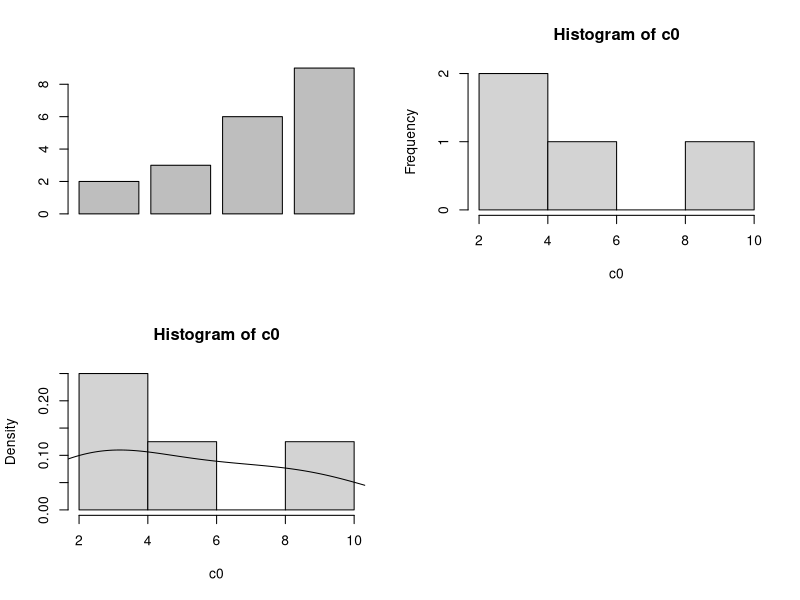

R code for this plot:
# Carregando o pacote para calcular simetria e curtose
require(e1071)

# Amostra 0
c0 = c(2,3,6,9)

# Média
mean(c0)

# Mediana
median(c0)

# Moda
#as.numeric(names(table(c0))[table(c0) == mac(table(c0))])
# Amodal

# Cálculo dos Quartis
summary(c0)
par(mfrow=c(2,2))

# Cálculo do gráfico
barplot(c0)

# Histograma
hist(c0)

# Histograma com a densidade dos dados
hist(c0, probability = T)

#Plotando a distribuição
lines(density(c0))

# Cálculo da simetria
skewness(c0)

# Cálculo da Curtose
kurtosis(c0)

# pelo R, temos que se
# k>0, Leptocúrtica (+ pontiaguda)
# k=0, Mesocúrtica (normal, formato de sino, melhor distribuída)
# k<0, Platicúrtica (achatada)

c1 = c(7,1,5,2,3,1,6)